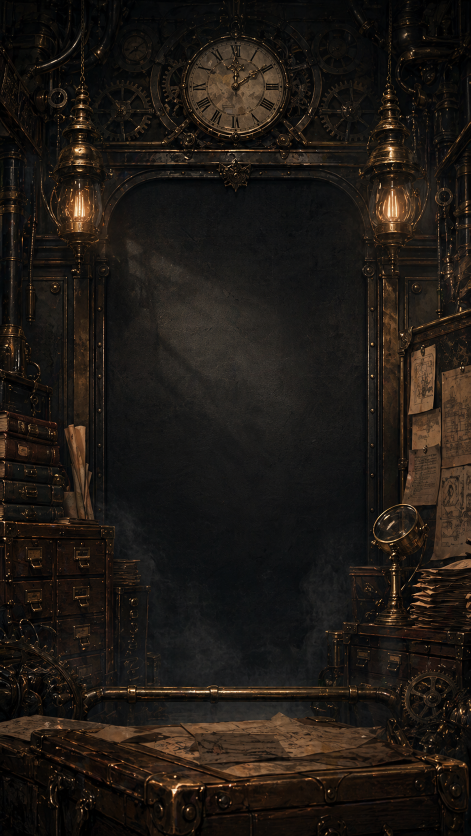
#> input picture assets/bg_boot_industrial.png, 941 x 1672 px, given in place of background.png, which was not available (shown at 1/2 size)
$ python install_ai_asset_sheets.py
#> lines starting #> are read from the running program, lines starting #| are printed output that depends on the picture; pictures that were not available may be replaced by others from this repository, and a replacement may not be noted
from __future__ import annotations

from dataclasses import dataclass
from pathlib import Path

from PIL import Image


ROOT = Path("/Users/chunsheng/Desktop/遊戲拷貝")
GENERATED = ROOT / "tmp/ai_generated"


@dataclass(frozen=True)
class SheetSpec:
    source: str
    rows: int
    cols: int
    targets: list[str]
    transparent: bool = True


SHEETS = [
    SheetSpec(
        source="main_chars.png",
        rows=1,
        cols=6,
        targets=[
            "assets/char_alchemist.png",
            "assets/char_mentor.png",
            "assets/char_scout.png",
            "assets/char_broker.png",
            "assets/char_rival.png",
            "assets/char_client.png",
        ],
    ),
    SheetSpec(
        source="player_chars.png",
        rows=1,
        cols=6,
        targets=[
            "assets/chars/female_stage1.png",
            "assets/chars/female_stage2.png",
            "assets/chars/female_stage3.png",
            "assets/chars/male_stage1.png",
            "assets/chars/male_stage2.png",
            "assets/chars/male_stage3.png",
        ],
    ),
    SheetSpec(
        source="enemies.png",
        rows=2,
        cols=5,
        targets=[
            "assets/enemies/starry_slime.png",
            "assets/enemies/cinder_fox.png",
            "assets/enemies/leafy_dragon.png",
            "assets/enemies/moonlight_owl.png",
            "assets/enemies/solar_sprite.png",
            "assets/enemies/mist_jellyfish.png",
            "assets/enemies/crystal_turtle.png",
            "assets/enemies/shadow_cat.png",
            "assets/enemies/clockwork_bird.png",
            "assets/enemies/cloud_sheep.png",
        ],
    ),
    SheetSpec(
        source="item_icons.png",
        rows=1,
        cols=8,
        targets=[
            "assets/icons/coin.png",
            "assets/icons/potion_red.png",
            "assets/icons/potion_blue.png",
            "assets/icons/potion_green.png",
            "assets/icons/potion_yellow.png",
            "assets/icons/potion_purple.png",
            "assets/icons/star.png",
            "assets/icons/swirl.png",
        ],
    ),
    SheetSpec(
        source="nav_icons.png",
        rows=1,
        cols=6,
        targets=[
            "assets/icons/nav_home.png",
            "assets/icons/nav_story.png",
            "assets/icons/nav_daily.png",
            "assets/icons/nav_shop.png",
            "assets/icons/nav_inventory.png",
            "assets/icons/nav_settings.png",
        ],
    ),
]


def trim_alpha(image: Image.Image, padding: int = 12) -> Image.Image:
    alpha = image.getchannel("A")
    bbox = alpha.getbbox()
    if bbox is None:
        return image
    left = max(0, bbox[0] - padding)
    top = max(0, bbox[1] - padding)
    right = min(image.width, bbox[2] + padding)
    bottom = min(image.height, bbox[3] + padding)
    return image.crop((left, top, right, bottom))


def largest_alpha_component_bbox(image: Image.Image) -> tuple[int, int, int, int] | None:
    alpha = image.getchannel("A")
    pix = alpha.load()
    seen: set[tuple[int, int]] = set()
    best = None
    best_count = 0
    for y in range(image.height):
        for x in range(image.width):
            if pix[x, y] == 0 or (x, y) in seen:
                continue
            stack = [(x, y)]
            seen.add((x, y))
            min_x = max_x = x
            min_y = max_y = y
            count = 0
            while stack:
                cx, cy = stack.pop()
                count += 1
                min_x = min(min_x, cx)
                max_x = max(max_x, cx)
                min_y = min(min_y, cy)
                max_y = max(max_y, cy)
                for nx, ny in ((cx - 1, cy), (cx + 1, cy), (cx, cy - 1), (cx, cy + 1)):
                    if 0 <= nx < image.width and 0 <= ny < image.height and pix[nx, ny] > 0 and (nx, ny) not in seen:
                        seen.add((nx, ny))
                        stack.append((nx, ny))
            if count > best_count:
                best_count = count
                best = (min_x, min_y, max_x + 1, max_y + 1)
    return best


def crop_cell(image: Image.Image, row: int, col: int, rows: int, cols: int) -> Image.Image:
    cell_w = image.width / cols
    cell_h = image.height / rows
    left = round(col * cell_w)
    top = round(row * cell_h)
    right = round((col + 1) * cell_w)
    bottom = round((row + 1) * cell_h)
    cell = image.crop((left, top, right, bottom))
    bbox = largest_alpha_component_bbox(cell)
    if bbox is None:
        return cell
    pad = 12
    crop = cell.crop(
        (
            max(0, bbox[0] - pad),
            max(0, bbox[1] - pad),
            min(cell.width, bbox[2] + pad),
            min(cell.height, bbox[3] + pad),
        )
    )
    return trim_alpha(crop, padding=0)


def install_sheet(spec: SheetSpec) -> None:
    image = Image.open(GENERATED / spec.source).convert("RGBA")
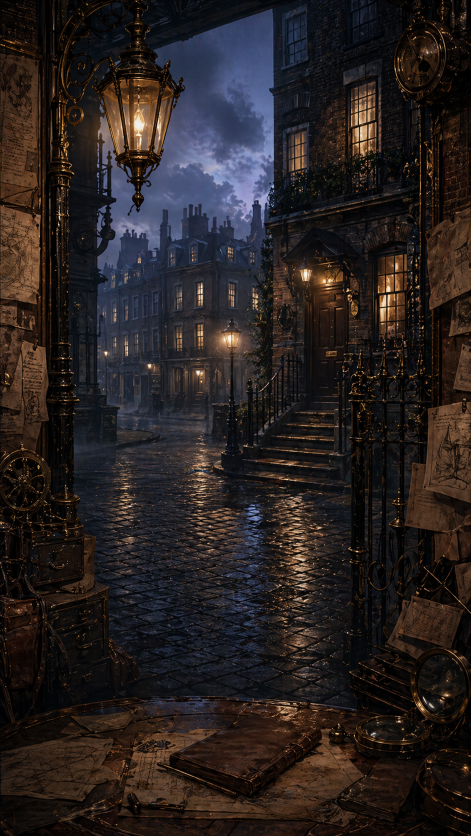
#> input picture assets/bg_chapter_1.png, 941 x 1672 px, given in place of main_chars.png, which was not available (shown at 1/2 size)
    for index, target in enumerate(spec.targets):
        row = index // spec.cols
        col = index % spec.cols
        crop = crop_cell(image, row, col, spec.rows, spec.cols)
        out_path = ROOT / target
        out_path.parent.mkdir(parents=True, exist_ok=True)
        crop.save(out_path)
        print(out_path)
#> this loop made 6 passes
#> pass 1, in crop_cell, `cell = image.crop((left, top, right, bottom))`:
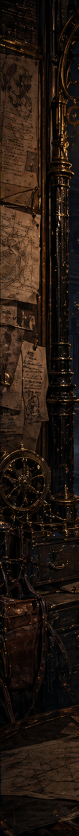
#> cell: PIL image 157x1672 RGBA (shown at 1/2 size); mean R, G, B, A 36, 24.1, 16.3, 255
#> pass 2, in crop_cell (call 2), `cell = image.crop((left, top, right, bottom))`:
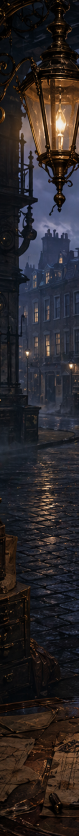
#> cell: PIL image 157x1672 RGBA (shown at 1/2 size); mean R, G, B, A 42.6, 38, 39.8, 255
#> pass 3, in crop_cell (call 3), `cell = image.crop((left, top, right, bottom))`:
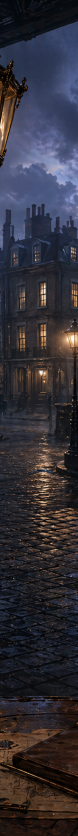
#> cell: PIL image 156x1672 RGBA (shown at 1/2 size); mean R, G, B, A 50.2, 47.8, 55.9, 255
#> after the loop:
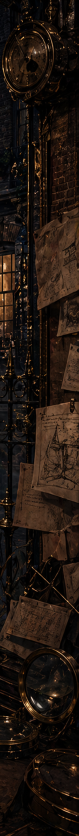
#> crop: PIL image 157x1672 RGBA (shown at 1/2 size); mean R, G, B, A 33.4, 22.7, 15.9, 255


def install_background() -> None:
    out_path = ROOT / "assets/bg_detective_office.png"
    image = Image.open(GENERATED / "background.png").convert("RGBA")
    out_path.parent.mkdir(parents=True, exist_ok=True)
    image.save(out_path)
    print(out_path)


def main() -> None:
    install_background()
    for spec in SHEETS:
        install_sheet(spec)


if __name__ == "__main__":
#> (the run stopped early here; a loop or call above may not have finished)
